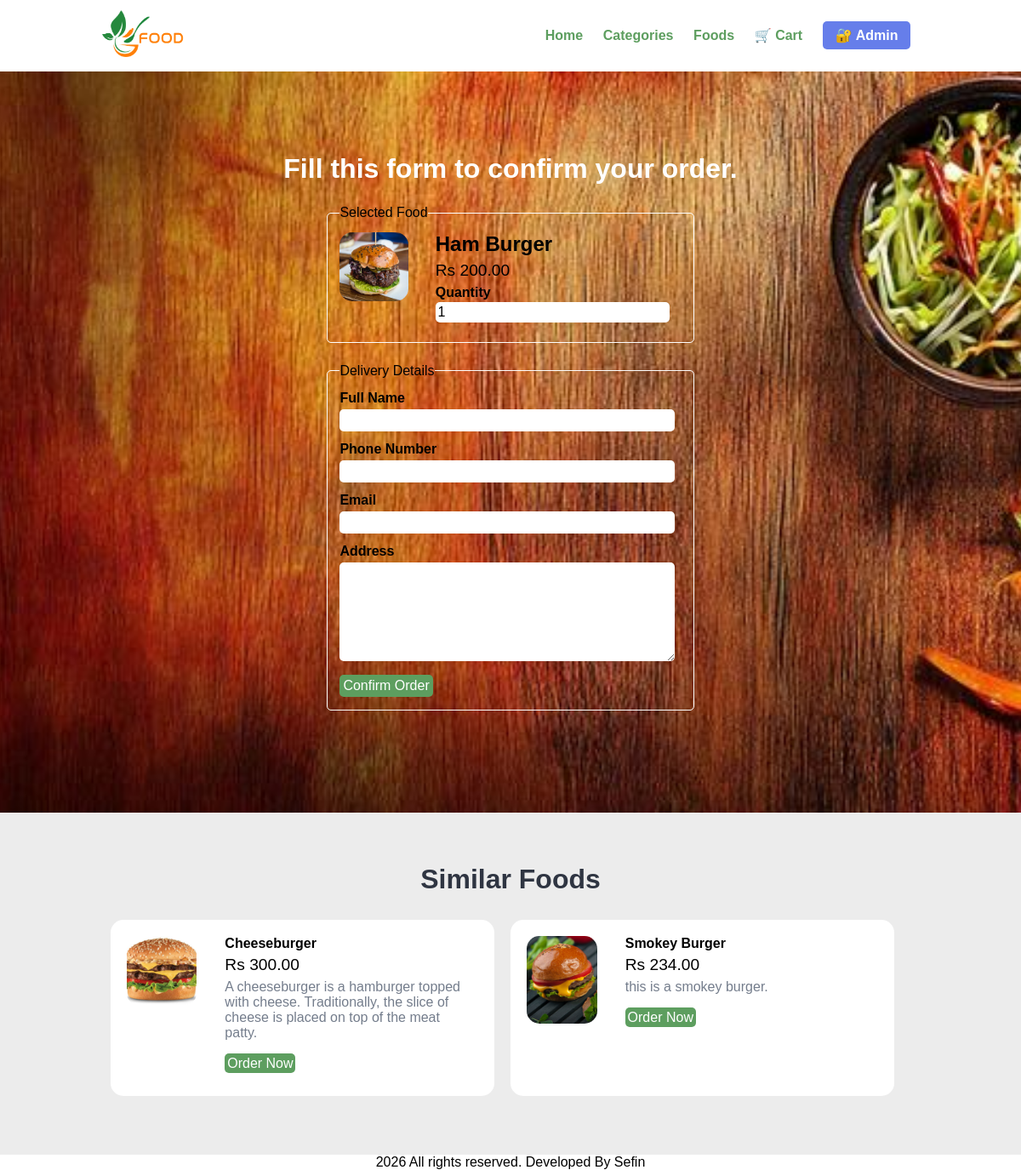
Page /onlinefood-order/order.php?food_id=4 on the committed database.
### tables this page shows
CREATE TABLE `tbl_food` (
  `id` int(10) UNSIGNED NOT NULL,
  `title` varchar(100) NOT NULL,
  `description` text NOT NULL,
  `price` decimal(10,2) NOT NULL,
  `image_name` varchar(255) NOT NULL,
  `category_id` int(10) UNSIGNED NOT NULL,
  `featured` varchar(10) NOT NULL,
  `active` varchar(10) NOT NULL
);

### onlinefood-order/order.php (the view, shortened to what this page needs)
<?php include('partials-front/menu.php'); ?>
<?php
if (isset($_GET['food_id']) && is_numeric($_GET['food_id'])) {
    $food_id = intval($_GET['food_id']);
    $sql = "SELECT * FROM tbl_food WHERE id = $food_id";
    $res = mysqli_query($conn, $sql);
    if (mysqli_num_rows($res) === 1) {
        $row = mysqli_fetch_assoc($res);
        $title = $row['title'];
        $price = $row['price'];
        $image_name = $row['image_name'];
    } else {
        header('location:' . SITEURL);
        exit;
    }
} else {
    header('location:' . SITEURL);
    exit;
}
?>
<section class="food-search2">
    <div class="container">
        <h2 class="text-center text-white">Fill this form to confirm your order.</h2>
        <form action="" method="POST" class="order">
            <fieldset>
                <legend>Selected Food</legend>
                <div class="food-menu-img">
                    <?php
                    if ($image_name == "") {
                        echo "<div class='error'>Image not Available.</div>";
                    } else {
                    ?>
                        <img src="<?php echo SITEURL; ?>images/food/<?php echo $image_name; ?>"
                             class="img-responsive img-curve">
                    <?php } ?>
                </div>
                <div class="food-menu-desc">
                    <h3><?php echo htmlspecialchars($title); ?></h3>
                    <p class="food-price">Rs <?php echo $price; ?></p>
                    <div class="order-label">Quantity</div>
                    <input type="number" name="qty" value="1" min="1" max="10"
                           class="input-responsive" required>
                </div>
            </fieldset>
            <fieldset>
                <legend>Delivery Details</legend>
                <div class="order-label">Full Name</div>
                <input type="text" name="full_name" required class="input-responsive">
                <div class="order-label">Phone Number</div>
                <input type="text" name="contact" pattern="\d{10}" maxlength="10"
                       class="input-responsive" required>
                <div class="order-label">Email</div>
                <input type="email" name="email" class="input-responsive" required>
                <div class="order-label">Address</div>
                <textarea name="address" rows="6"
                          class="input-responsive" required></textarea>
                <input type="submit" name="submit" value="Confirm Order"
                       class="btn btn-primary">
            </fieldset>
        </form>
    </div>
</section>
<?php
$cat_sql = "SELECT category_id FROM tbl_food WHERE id = $food_id";
$cat_res = mysqli_query($conn, $cat_sql);
$cat_row = mysqli_fetch_assoc($cat_res);
$category_id = $cat_row['category_id'];
$similar_sql = "SELECT * FROM tbl_food
                WHERE category_id = $category_id
                AND id != $food_id";
$similar_res = mysqli_query($conn, $similar_sql);
if (mysqli_num_rows($similar_res) > 0) {
?>
<section class="food-menu">
    <div class="container">
        <h2 class="text-center">Similar Foods</h2>
        <?php while ($row = mysqli_fetch_assoc($similar_res)) { ?>
            <div class="food-menu-box">
                <div class="food-menu-img">
                    <?php if ($row['image_name']) { ?>
                        <img src="<?php echo SITEURL; ?>images/food/<?php echo $row['image_name']; ?>"
                             class="img-responsive img-curve">
                    <?php } ?>
                </div>
                <div class="food-menu-desc">
                    <h4><?php echo htmlspecialchars($row['title']); ?></h4>
                    <p class="food-price">Rs <?php echo $row['price']; ?></p>
                    <p class="food-detail"><?php echo $row['description']; ?></p>
                    <br>
                    <a href="<?php echo SITEURL; ?>order.php?food_id=<?php echo $row['id']; ?>"
                       class="btn btn-primary">Order Now</a>
                </div>
            </div>
        <?php } ?>
    </div>
</section>
<?php } ?>
<?php include('partials-front/footer.php'); ?>

### onlinefood-order/partials-front/menu.php (shortened to what this page needs)
<!DOCTYPE html>
<html lang="en">
<head>
    <link rel="stylesheet" href="<?php echo SITEURL; ?>css/style.css">
</head>
<body>
    <section class="navbar">
        <div class="container">
            <div class="logo">
                <a href="<?php echo SITEURL; ?>" title="Logo">
                    <img src="<?php echo SITEURL; ?>images/logo.png" alt="Restaurant Logo" class="img-responsive">
                </a>
            </div>
            <div class="menu text-right">
                <ul>
                    <li>
                        <a href="<?php echo SITEURL; ?>">Home</a>
                    </li>
                    <li>
                        <a href="<?php echo SITEURL; ?>categories.php">Categories</a>
                    </li>
                    <li>
                        <a href="<?php echo SITEURL; ?>foods.php">Foods</a>
                    </li>
                    <li>
                        <a href="<?php echo SITEURL; ?>cart.php">
                            🛒 Cart
                        </a>
                    </li>
                    <li>
                        <a href="<?php echo SITEURL; ?>admin/login.php" style="background: #667eea; color: white; padding: 8px 15px; border-radius: 5px;">
                            🔐 Admin
                        </a>
                    </li>
                </ul>
            </div>
        </div>
    </section>

### onlinefood-order/partials-front/footer.php
<section class="footer">
    <div class="wrapper">
        <p class="text-center"><?php echo date("Y"); ?> All rights reserved. Developed By Sefin</a></p>
    </div>
</section>
</body>
</html>

### onlinefood-order/css/style.css (style rules this page uses)
* { margin: 0 0; padding: 0 0; font-family: Arial, Helvetica, sans-serif; }
.container { width: 80%; margin: 0 auto; padding: 1%; overflow: hidden; }
.img-responsive { width: 100%; }
.img-curve { border-radius: 15px; }
.text-right { text-align: right; }
.text-center { text-align: center; }
.text-white { color: white; }
a { color: #5d9e5f; text-decoration: none; }
.btn { padding: 1%; border: none; font-size: 1rem; border-radius: 5px; }
.btn-primary { background-color: #5d9e5f; color: white; cursor: pointer; margin-right: 10px; }
h2 { color: #2f3542; font-size: 2rem; margin-bottom: 2%; }
h3 { font-size: 1.5rem; }
fieldset { border: 1px solid white; margin: 5%; padding: 3%; border-radius: 5px; }
.logo { width: 10%; float: left; }
.menu { line-height: 60px; }
.menu ul { list-style-type: none; }
.menu ul li { display: inline; padding: 1%; font-weight: bold; }
.food-search2 { background-image: url(../images/banner.jpg); background-size: cover; background-repeat: no-repeat; background-position: center; padding: 7% 0; }
.food-menu { background-color: #ececec; padding: 4% 0; }
.food-menu-box { width: 43%; margin: 1%; padding: 2%; float: left; background-color: white; border-radius: 15px; height: 169px; }
.food-menu-img { width: 20%; float: left; }
.food-menu-desc { width: 70%; float: left; margin-left: 8%; }
.food-price { font-size: 1.2rem; margin: 2% 0; }
.food-detail { font-size: 1rem; color: #747d8c; }
.order { width: 50%; margin: 0 auto; }
.input-responsive { width: 96%; padding: 1%; margin-bottom: 3%; border: none; border-radius: 5px; font-size: 1rem; }
.order-label { margin-bottom: 1%; font-weight: bold; }

### rows in the picture
tbl_food: image_name (picture), title "Ham Burger", price "200.00"
tbl_food: image_name (picture), title "Cheeseburger", price "300.00", description "A cheeseburger is a hamburger topped with cheese. Traditionally, the slice of cheese is placed on top of the meat patty."
tbl_food: image_name (picture), title "Smokey Burger", price "234.00", description "this is a smokey burger."
